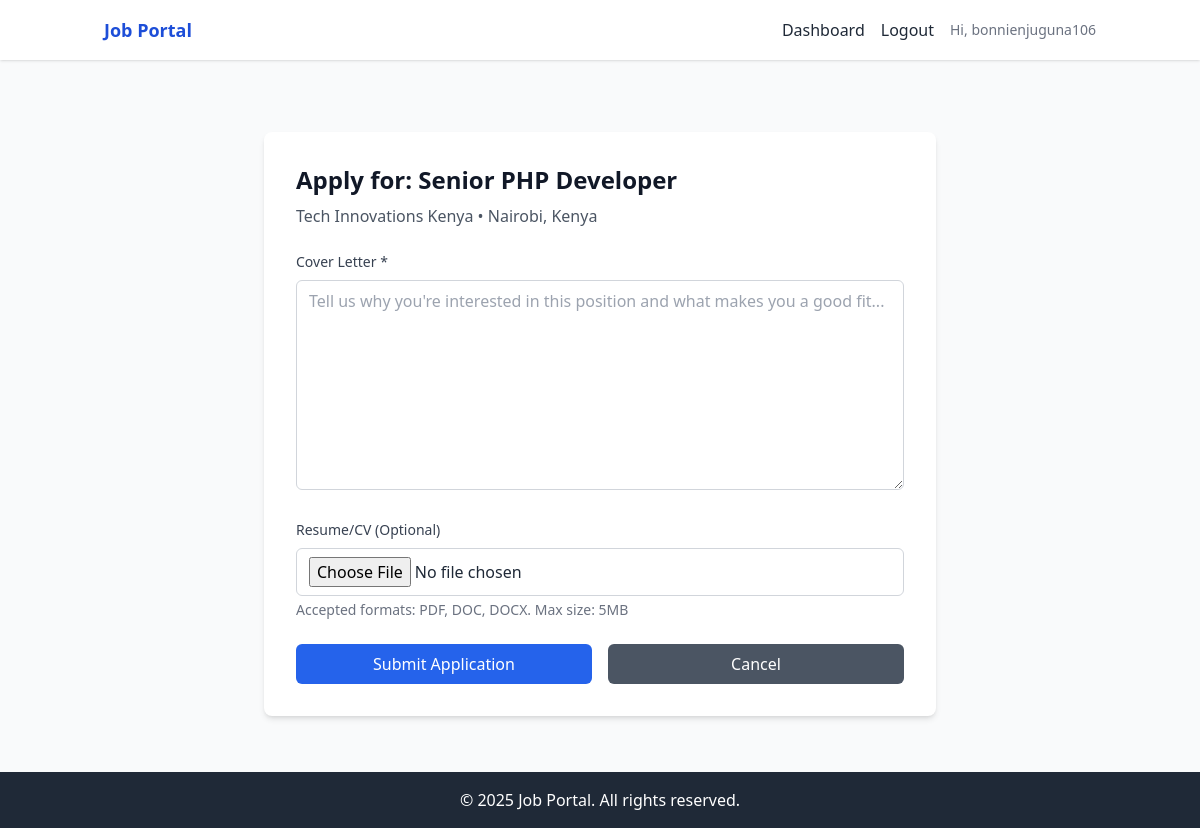
/applications/apply-job.php (signed in), run on the app's committed database.
### tables this page shows
CREATE TABLE job_posts (
  uuid CHAR(36) PRIMARY KEY,
  employer_uuid CHAR(36) NOT NULL,
  title VARCHAR(150) NOT NULL,
  job_level VARCHAR(100),
  job_description TEXT NOT NULL,
  job_type VARCHAR(100),
  industry VARCHAR(100),
  location VARCHAR(255),
  salary_range VARCHAR(100),
  additional_information TEXT,
  requirements_qualifications TEXT,
  status ENUM('open', 'closed') DEFAULT 'open',
  application_deadline DATE,
  created_at TIMESTAMP DEFAULT CURRENT_TIMESTAMP,
  updated_at TIMESTAMP DEFAULT CURRENT_TIMESTAMP ON UPDATE CURRENT_TIMESTAMP,
  
  INDEX idx_employer_uuid (employer_uuid),
  INDEX idx_status (status),
  INDEX idx_industry (industry),
  INDEX idx_job_type (job_type),
  INDEX idx_location (location),
  INDEX idx_deadline (application_deadline),
  INDEX idx_created (created_at),
  
  FOREIGN KEY (employer_uuid) REFERENCES employers(uuid) ON DELETE CASCADE
);

CREATE TABLE employers (
  uuid CHAR(36) PRIMARY KEY,
  user_uuid CHAR(36) NOT NULL,
  company_name VARCHAR(150),
  contact_number VARCHAR(20),
  location VARCHAR(255),
  industry VARCHAR(100),
  website VARCHAR(255),  
  company_logo VARCHAR(255),
  about_company TEXT,
  created_at TIMESTAMP DEFAULT CURRENT_TIMESTAMP,
  updated_at TIMESTAMP DEFAULT CURRENT_TIMESTAMP ON UPDATE CURRENT_TIMESTAMP,
  
  INDEX idx_user_uuid (user_uuid),
  INDEX idx_industry (industry),
  
  FOREIGN KEY (user_uuid) REFERENCES users(uuid) ON DELETE CASCADE
);

### controllers/JobController.php (called while the page is built, shortened)
<?php
require_once __DIR__ . '/../models/Job.php';
class JobController {
    public function __construct($conn) {
        $this->job = new Job($conn);
    }
}
?>

### models/Job.php (called while the page is built, shortened)
<?php
class Job {
    private $conn;
    public function __construct($db) {
        $this->conn = $db;
    }
    public function getJobById($jobUuid) {
        $stmt = $this->conn->prepare("
            SELECT jp.*, e.company_name, e.contact_number
            FROM job_posts jp
            LEFT JOIN employers e ON jp.employer_uuid = e.uuid
            WHERE jp.uuid = ?
        ");
        $stmt->bind_param("s", $jobUuid);
        $stmt->execute();
        return $stmt->get_result()->fetch_assoc();
    }
}
?>

### public/applications/apply-job.php (the view, shortened to what this page needs)
<?php
require_once __DIR__ . '/../../config/db.php';
require_once __DIR__ . '/../../controllers/JobController.php';
$jobController = new JobController($conn);
$jobId = $_GET['id'] ?? 0;
$job = $jobController->job->getJobById($jobId);
$canApply = isset($_SESSION['user_id']) && $_SESSION['role'] === 'jobseeker';
$hasApplied = false;
include __DIR__ . '/../../includes/header.php';
?>
<div class="max-w-2xl mx-auto bg-white p-8 rounded-lg shadow-md mt-8">
    <div class="mb-6">
        <h1 class="text-2xl font-bold text-gray-900 mb-2">Apply for: <?php echo htmlspecialchars($job['title']); ?></h1>
        <p class="text-gray-600"><?php echo htmlspecialchars($job['company_name'] ?? 'Company Name'); ?> •
            <?php echo htmlspecialchars($job['location']); ?></p>
    </div>
    <?php if ($canApply && !$hasApplied): ?>
    <form method="post" action="apply-job.php" enctype="multipart/form-data">
        <div class="mb-6">
            <label for="cover_letter" class="block text-sm font-medium text-gray-700 mb-2">Cover Letter *</label>
            <textarea name="cover_letter" id="cover_letter" rows="8" required
                class="w-full px-3 py-2 border border-gray-300 rounded-md focus:outline-none focus:ring-2 focus:ring-blue-500"
                placeholder="Tell us why you're interested in this position and what makes you a good fit..."></textarea>
        </div>
        <div class="mb-6">
            <label for="resume_file" class="block text-sm font-medium text-gray-700 mb-2">Resume/CV (Optional)</label>
            <input type="file" name="resume_file" id="resume_file" accept=".pdf,.doc,.docx"
                class="w-full px-3 py-2 border border-gray-300 rounded-md focus:outline-none focus:ring-2 focus:ring-blue-500">
            <p class="text-sm text-gray-500 mt-1">Accepted formats: PDF, DOC, DOCX. Max size: 5MB</p>
        </div>
        <div class="flex space-x-4">
            <button type="submit"
                class="flex-1 bg-blue-600 text-white px-4 py-2 rounded-md hover:bg-blue-700 focus:outline-none focus:ring-2 focus:ring-blue-500 focus:ring-offset-2">
                Submit Application
            </button>
            <a href="job-details.php?id=<?php echo $job['uuid']; ?>"
                class="flex-1 bg-gray-600 text-white px-4 py-2 rounded-md hover:bg-gray-700 focus:outline-none focus:ring-2 focus:ring-gray-500 focus:ring-offset-2 text-center">
                Cancel
            </a>
        </div>
    </form>
    <?php endif; ?>
</div>
<?php include __DIR__ . '/../../includes/footer.php'; ?>

### data on the page
job_posts: title "Senior PHP Developer", location "Nairobi, Kenya"
employers: company_name "Tech Innovations Kenya"

### other printed values
$_SESSION['user_name'] "bonnienjuguna106"
